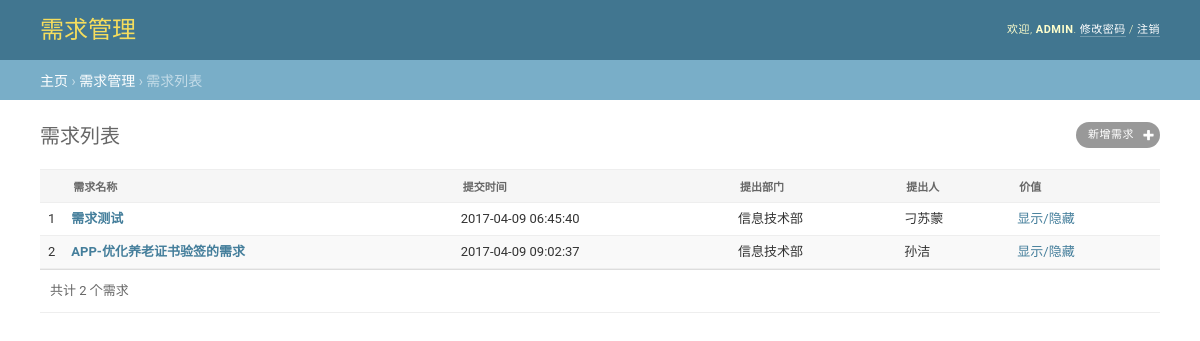
The app's page / (signed in) with its own data.
### ProjectTracking/models.py (models this page shows)
class Requirement(models.Model):
    CATEGORY_DEVELOPMENT = '0'
    CATEGORY_OPERATION = '1'
    CATEGORY_EMERGENCY = '2'
    REQUIREMENT_CATEGORY = (
        (CATEGORY_DEVELOPMENT, '开发类'),
        (CATEGORY_OPERATION, '运维类'),
        (CATEGORY_EMERGENCY, '紧急类'),
    )
    r_id = models.AutoField('ID', primary_key=True)
    i_name = models.CharField('需求名称', max_length=100, unique=True)
    i_submit_time = models.DateTimeField('提交时间')
    i_submit_user = models.ForeignKey(User, verbose_name='提出用户', default=0)
    i_value = models.CharField('价值', max_length=500, default='无')
    i_file = models.FileField('需求文档', upload_to='uploads/', validators=[validate_file_extension])
    r_category = models.CharField('需求类别', max_length=1, choices=REQUIREMENT_CATEGORY, default='', blank=True, null=True)

class Employee(models.Model):
    DEPARTMENT_ZONGCAISHI = 0
    DEPARTMENT_ZONGHE = 1
    DEPARTMENT_CAIWU = 2
    DEPARTMENT_CHUANGXIN = 3
    DEPARTMENT_WANGXIAO = 4
    DEPARTMENT_CHANXIAN = 5
    DEPARTMENT_SHOUXIAN = 6
    DEPARTMENT_SHUJU = 7
    DEPARTMENT_XINXI = 8
    DEPARTMENT_CHOICES = (
        (DEPARTMENT_ZONGCAISHI, '总裁室'),
        (DEPARTMENT_ZONGHE, '综合部'),
        (DEPARTMENT_CAIWU, '财务部'),
        (DEPARTMENT_CHUANGXIN, '创新业务部'),
        (DEPARTMENT_WANGXIAO, '网络销售部'),
        (DEPARTMENT_CHANXIAN, '产险销售部'),
        (DEPARTMENT_SHOUXIAN, '寿险电销部'),
        (DEPARTMENT_SHUJU, '数据管理部'),
        (DEPARTMENT_XINXI, '信息技术部'),
    )
    user = models.OneToOneField(User)
    person = models.CharField('姓名', max_length=10)
    department = models.IntegerField('部门', choices=DEPARTMENT_CHOICES, default=DEPARTMENT_ZONGCAISHI)

### ProjectTracking/views.py (the view)
# urls.py: url(r'^$', login_required(IndexView.as_view()), name='index'),
class IndexView(generic.ListView):
    model = Requirement
    template_name = 'ProjectTracking/index.html'
    def get_context_data(self, **kwargs):
        context = super(IndexView, self).get_context_data(**kwargs)
        context['current_user'] = self.request.user
        return context

### ProjectTracking/templates/ProjectTracking/index.html (shortened to what this page needs)
<!DOCTYPE html>
<html lang="en-us">
<head>
    <link rel="stylesheet" type="text/css" href="/static/css/base.css"/>
    <link rel="stylesheet" type="text/css" href="/static/css/changelists.css" />
</head>
<body class=" app-ProjectTracking model-requirement change-list" data-admin-utc-offset="28800">
<div id="container">
    {% include 'ProjectTracking/_header.html' %}
    <div class="breadcrumbs">
        <a href="/">主页</a>
        &rsaquo; <a href="{% url 'ProjectTracking:index' %}">需求管理</a>
        &rsaquo; 需求列表
    </div>
    <div id="content" class="flex">
        <h1>需求列表</h1>
        <div id="content-main">
            <ul class="object-tools">
                <li>
                    <a href="{% url 'ProjectTracking:add' %}" class="addlink">新增需求</a>
                </li>
            </ul>
            <div class="module" id="changelist">
                <div class="results">
                    <table id="result_list">
                        <thead>
                        <tr>
                            <th scope="col" class="action-checkbox-column">
                            </th>
                            <th scope="col" class="sortable column-i_name">
                                <div class="text"><a href="?o=1">需求名称</a></div>
                            </th>
                            <th scope="col" class="sortable column-i_submit_time">
                                <div class="text"><a href="?o=2">提交时间</a></div>
                            </th>
                            <th scope="col" class="sortable column-i_submit_department">
                                <div class="text"><a href="?o=3">提出部门</a></div>
                            </th>
                            <th scope="col" class="sortable column-i_submit_person">
                                <div class="text"><a href="?o=4">提出人</a></div>
                            </th>
                            <th scope="col" class="sortable column-i_value">
                                <div class="text"><a href="?o=5">价值</a></div>
                            </th>
                        </tr>
                        </thead>
                        <tbody>
                        {% if requirement_list %}
                            {% for requirement in requirement_list %}
                                {% if forloop.counter0|divisibleby:2 %}
                                <tr class="row1">
                                {% else %}
                                <tr class="row2">
                                {% endif %}
                                    <td class="action-checkbox">{{ forloop.counter0|add:1 }}</td>
                                    <th class="field-i_name"><a href="{% url 'ProjectTracking:change' requirement.r_id %}">{{ requirement.i_name }}</a>
                                    </th>
                                    <td class="field-i_submit_time nowrap">{{ requirement.i_submit_time|date:"Y-m-d H:i:s" }}</td>
                                    <td class="field-i_submit_department">{{ requirement.i_submit_user.employee.get_department_display }}</td>
                                    <td class="field-i_submit_person">{{ requirement.i_submit_user.employee.person }}</td>
                                    <td class="field-i_value"><a href="#">显示/隐藏</a></td>
                                </tr>
                            {% endfor %}
                        {% endif %}
                        </tbody>
                    </table>
                </div>
                <p class="paginator">共计 {{ requirement_list|length }} 个需求</p>
            </div>
        </div>
        <br class="clear"/>
    </div>
</div>
</body>
</html>

### ProjectTracking/templates/ProjectTracking/_header.html
<div id="header">
    <div id="branding">
        <h1 id="site-name"><a href="#">需求管理</a></h1>
    </div>
    <div id="user-tools">
        欢迎,
        <strong>{{ current_user }}</strong>.
        <a href="#">修改密码</a> /
        <a href="{% url 'ProjectTracking:logout' %}">注销</a>
    </div>
</div>

### ProjectTracking/static/css/base.css (style rules this page uses)
body { margin: 0; padding: 0; font-size: 14px; font-family: "Roboto","Lucida Grande","DejaVu Sans","Bitstream Vera Sans",Verdana,Arial,sans-serif; color: #333; background: #fff; }
a:link, a:visited { color: #447e9b; text-decoration: none; }
p, ol, ul, dl { margin: .2em 0 .8em 0; }
p { padding: 0; line-height: 140%; }
h1,h2,h3,h4,h5 { font-weight: bold; }
h1 { margin: 0 0 20px; font-weight: 300; font-size: 20px; color: #666; }
ul li { list-style-type: square; padding: 1px 0; }
li, dt, dd { font-size: 13px; line-height: 20px; }
.nowrap { white-space: nowrap; }
table { border-collapse: collapse; border-color: #ccc; }
td, th { font-size: 13px; line-height: 16px; border-bottom: 1px solid #eee; vertical-align: top; padding: 8px; font-family: "Roboto", "Lucida Grande", Verdana, Arial, sans-serif; }
th { font-weight: 600; text-align: left; }
thead th, tfoot td { color: #666; padding: 5px 10px; font-size: 11px; background: #fff; border: none; border-top: 1px solid #eee; border-bottom: 1px solid #eee; }
.row1 { background: #fff; }
.row2 { background: #f9f9f9; }
thead th { padding: 5px 10px; line-height: normal; text-transform: uppercase; background: #f6f6f6; }
thead th a:link, thead th a:visited { color: #666; }
table thead th .text a { display: block; cursor: pointer; padding: 8px 10px; }
.module { border: none; margin-bottom: 30px; background: #fff; }
.module p, .module ul, .module h3, .module h4, .module dl, .module pre { padding-left: 10px; padding-right: 10px; }
.module table { border-collapse: collapse; }
div.breadcrumbs { background: #79aec8; padding: 10px 40px; border: none; font-size: 14px; color: #c4dce8; text-align: left; }
div.breadcrumbs a { color: #fff; }
.object-tools { font-size: 10px; font-weight: bold; padding-left: 0; float: right; position: relative; margin-top: -48px; }
.object-tools li { display: block; float: left; margin-left: 5px; height: 16px; }
.object-tools a { border-radius: 15px; }
.object-tools a:link, .object-tools a:visited { display: block; float: left; padding: 3px 12px; background: #999; font-weight: 400; font-size: 11px; text-transform: uppercase; letter-spacing: 0.5px; color: #fff; }
.object-tools a.viewsitelink, .object-tools a.golink,.object-tools a.addlink { background-repeat: no-repeat; background-position: 93% center; padding-right: 26px; }
.object-tools a.addlink { background-image: url(../img/tooltag-add.svg); }
#container { position: relative; width: 100%; min-width: 980px; padding: 0; }
#content { padding: 20px 40px; }
#content-main { float: left; width: 100%; }
#header { width: auto; height: 40px; padding: 10px 40px; background: #417690; line-height: 40px; color: #ffc; overflow: hidden; }
#header a:link, #header a:visited { color: #fff; }
#branding { float: left; }
#branding h1 { padding: 0; margin: 0 20px 0 0; font-weight: 300; font-size: 24px; color: #f5dd5d; }
#branding h1, #branding h1 a:link, #branding h1 a:visited { color: #f5dd5d; }
#user-tools { float: right; padding: 0; margin: 0 0 0 20px; font-weight: 300; font-size: 11px; letter-spacing: 0.5px; text-transform: uppercase; text-align: right; }
#user-tools a { border-bottom: 1px solid rgba(255, 255, 255, 0.25); }

### ProjectTracking/static/css/changelists.css (style rules this page uses)
#changelist { position: relative; width: 100%; }
#changelist table { width: 100%; }
#changelist .paginator { color: #666; border-bottom: 1px solid #eee; background: #fff; overflow: hidden; }
#changelist table thead th { padding: 0; white-space: nowrap; vertical-align: middle; }
#changelist table thead th.action-checkbox-column { width: 1.5em; text-align: center; }
#changelist table tbody td.action-checkbox { text-align: center; }
.paginator { font-size: 13px; padding-top: 10px; padding-bottom: 10px; line-height: 22px; margin: 0; border-top: 1px solid #ddd; }

### records on screen
Requirement: i_name "需求测试", i_submit_time "2017-04-09 06:45:40", i_submit_user.employee.department "信息技术部", i_submit_user.employee.person "刁苏蒙"
Requirement: i_name "APP-优化养老证书验签的需求", i_submit_time "2017-04-09 09:02:37", i_submit_user.employee.department "信息技术部", i_submit_user.employee.person "孙洁"

### other values on screen
{{ current_user }} "ADMIN"
{{ requirement_list|length }} "2"
